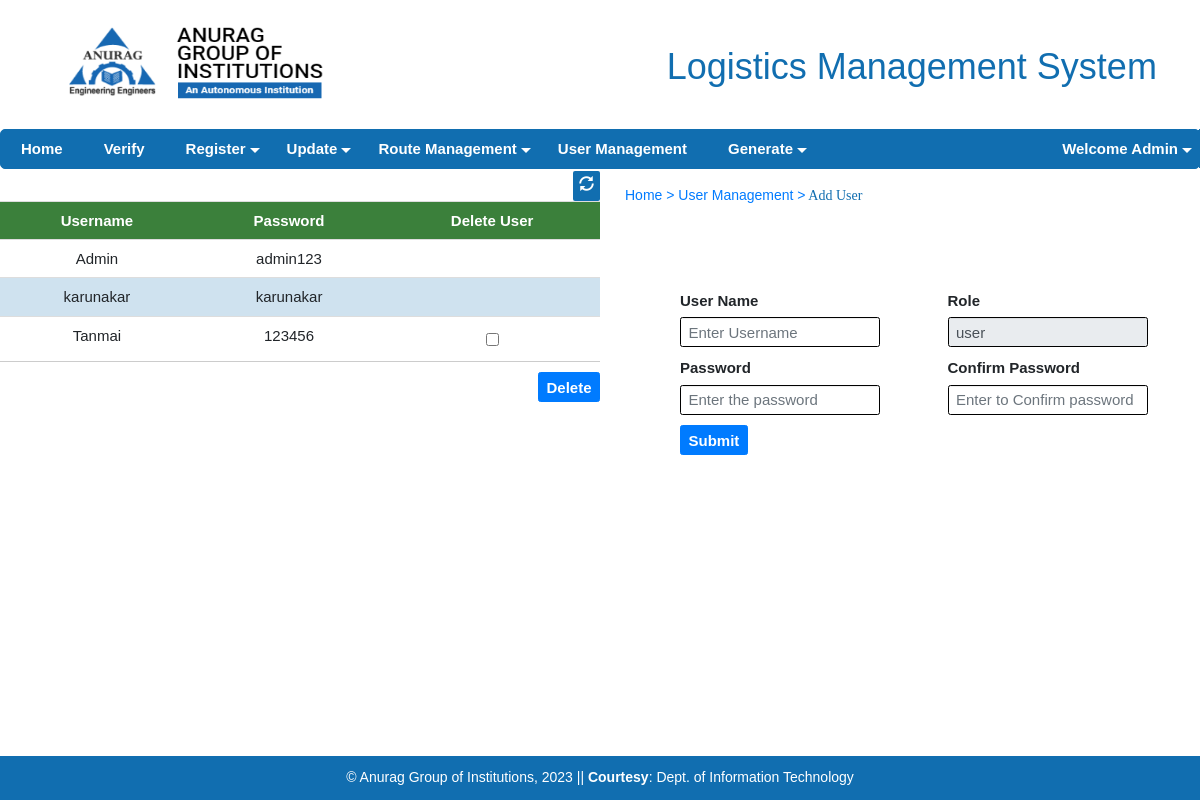
The page /admin/usermanage.php (signed in) on the database its author committed.
### tables this page shows
CREATE TABLE `users` (
  `s_no` int(11) NOT NULL,
  `User_name` varchar(20) NOT NULL,
  `Password` varchar(20) NOT NULL,
  `Role` varchar(10) NOT NULL
);

### admin/usermanage.php (the view, shortened to what this page needs)
<!doctype html>
<html lang=''>
<head>
<link rel="stylesheet" href="//maxcdn.bootstrapcdn.com/bootstrap/3.3.7/css/bootstrap.min.css">
 <link href="lib/bootstrap/css/bootstrap.min.css" rel="stylesheet">
  <link href="lib/font-awesome/css/font-awesome.min.css" rel="stylesheet">
  <link href="lib/animate/animate.min.css" rel="stylesheet">
    </head>
<body >
<?php include("nav.php");?>
<div class="wrap">
    <div class="right">
      <div style="height: auto;">
<div class="left">
  <div style="align:left;float:right;margin-top:2px;">  <button style="background-color:#116EB0;font-size:15px;" type="button" id="btn_click" class="btn btn-default btn-sm">
          <span class="glyphicon glyphicon-refresh" style="color:white;"></span></button>
   </div>
   </div>
    <form action="#" method="post">
   <div id="wrap1">
     <table class="table" style="text-align:center;border-bottom:1px solid rgba(0,0,0,0.2);">
       <tr style=" background: rgba(38, 115, 38,0.9);color:white;">
			<th>Username</th>
			<th>Password</th>
			<th>Delete User</th>
        </tr>
                <?php
				include("init.php");
  $search_result = mysqli_query($conn, "SELECT * FROM users where Role != 'Admin-it'");
 while($row = mysqli_fetch_array($search_result)){?>
    <tr>
    	<td ><?php echo $row['User_name'];?></td>
		<td <?php if($row['User_name'] != 'Admin') echo " contenteditable='true';"; ?> onkeyup="javascript: userpass(this,event,'<?php echo $row['User_name'];?>');" ><?php echo $row['Password'];?></td>
	    <td><input type="checkbox" id="dell" name="dell[]" style="<?php if($row['Role'] == 'admin') echo 'display:none;'; ?>" value="<?php echo $row['User_name'];?>">
		<span style="font-size: 20px;">  </span></td>
	</tr>
              <?php }
                 ?>
            </table>
  <div style="align:left;float:right;">
  <input type="submit" class="btn btn-primary" id="Delete" name= "delete" Value="Delete">
   </div>
   </form>
			</div>
 </div>
    </div>
    <div class="left" style="padding: 15px 0 0 25px; ">
	  <p style="color:#116EB0;font-size:14px; "><a href="adminhome.php">Home > </a><a href="usermanage.php">User Management ></a> Add User</p><br>
		<div class="container col-lg-12"  >
		 <form action="#" method="post" style="margin:50px 0 0 40px;">
		<div class="row">
		<div class= "col-lg-6">
<div class="form-group">
    <label for="Username">User Name</label><br>
    <input type="text"  class="form-control"   id="username" name="username1" placeholder="Enter Username" size="30" required>
  </div>
  </div>
  <div class= "col-lg-6">
    <div class="form-group">
    <label for="Role">Role</label><br>
    <input type="text"  class="form-control" id="jobrole" name="jobrole" value="user" size="30" readonly />
  </div>
  </div>
  </div>
  <div class="row">
  <div class= "col-lg-6">
  <div class="form-group">
    <label for="Password">Password</label><br>
    <input type="password" class="form-control" id="password" name="password" onkeyup='check();' placeholder="Enter the password" size="30" required/>
  </div>
  </div>
  <div class= "col-lg-6">
  <div class="form-group">
    <label for="Password">Confirm Password</label><br>
    <input type="password" class="form-control" id="confirm_password" name="confirm_password" onkeyup='check();' placeholder="Enter to Confirm password" size="30" required/>
  </div>
  </div>
</div>
     <div class="form-group">
  <input type="submit" class="btn btn-primary" id="submit" name="submit"><br/><br/>  </div>
		 </form>
 </div>
		</div>
<div style="position: fixed;
   left: 0;
   bottom: 0;
   width: 100%;">
	<?php include('footer.php'); ?>
 </div>
</body>
<html>

### admin/css/main.css (style rules this page uses)
* { margin: 0px; padding: 0px; box-sizing: border-box; }
body, html { height: 100%; font-family: OpenSans-Regular, sans-serif; }
a { text-decoration:none; line-height: 1.7; color: #666666; margin: 0px; transition: all 0.4s; -webkit-transition: all 0.4s; -o-transition: all 0.4s; -moz-transition: all 0.4s; }
p { font-family: OpenSans-Regular; font-size: 14px; line-height: 1.7; color: #666666; margin: 0px; }
input { outline: none; border: none; }
button { outline: none !important; border: none; background: transparent; }

### admin/usermanage.php (style rules this page uses)
body { overflow-y:hidden; }
input { border-radius: 4px;  font-size:15px; }
input[type=submit] { height:30px; font-size:15px; }
input[type=text] { border:thin solid black; height:30px; width:200px; font-size:15px; }
input[type=numeric],input[type=password] { border:thin solid black; height:30px; width:200px; font-size:15px; }
tr:nth-child(odd) { background: rgba(17,110,176,0.2); }
.wrap { width:100%; position:absolute; height:auto; display: flex; font-size:15px; }
.left { flex-basis: 50%; }
.right { margin-down:25px; flex-basis: 50%; height: 65vh; overflow: auto; }
a { text-decoration:none; }

### admin/nav.php (style rules this page uses)
* { font-family:Arial; }
label { font-weight:bold; }
input { border-radius: 4px;  }
input[type=submit],input[type=button],button { height:30px; font-weight:550; font-size:15px; }

### rows shown on the page
users: User_name "Admin", Password "admin123"
users: User_name "karunakar", Password "karunakar"
users: User_name "Tanmai", Password "123456"

### other values the page prints
$_SESSION['username'] "Admin"
$y "2023"
